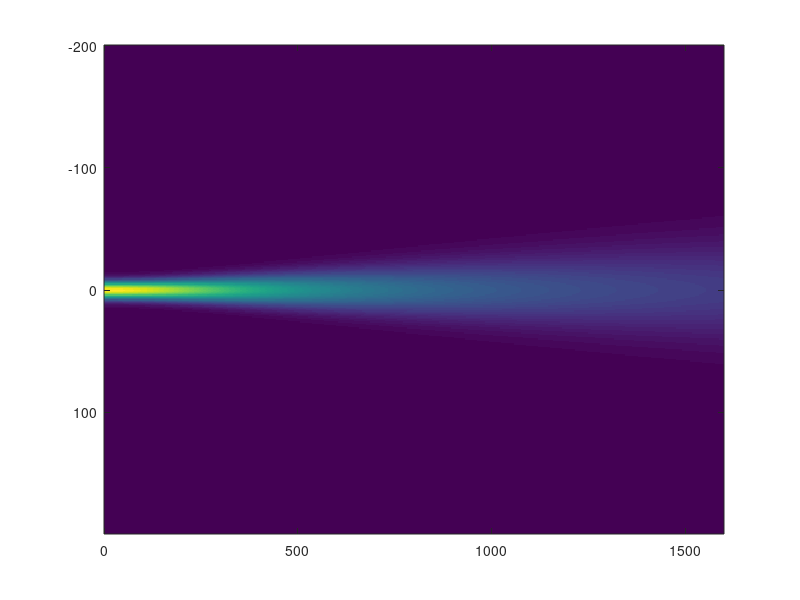
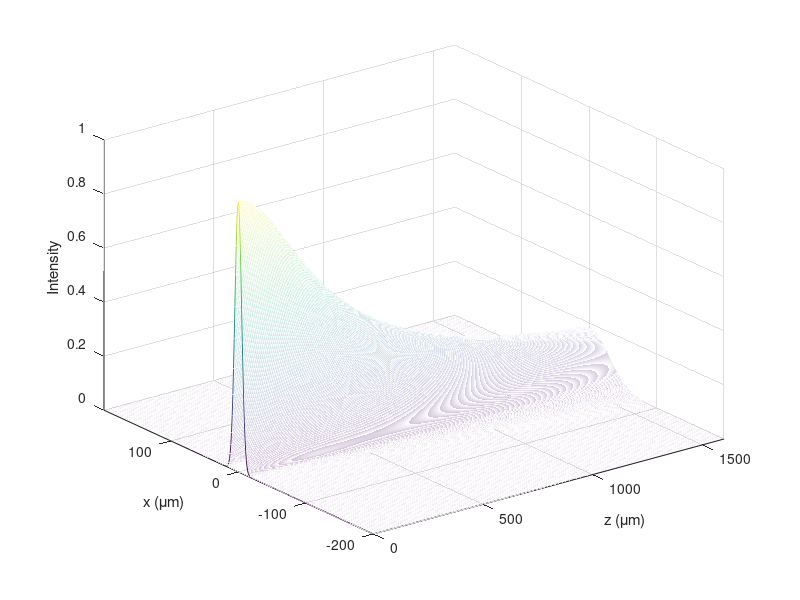

Here is the MATLAB script that generated these plots, in order: (Note: this script raises an error after producing the figures.)
clear
%%          Beam Propagaton Method

%%          Initialization

zo = 0;                     % micrometer
zend = 1600;                % micrometer
z_mesh = 1;                 % micrometer
ratio = 1;
xo = -200;                  % micrometer
xend = -xo;                 % micrometer
x_mesh = z_mesh/ratio;      % micrometer
Lambda = 1.06;              % micrometer
wo = 10;                    % micrometer
no = 1;

x = xo:x_mesh:xend-x_mesh;
z = zo:z_mesh:zend-z_mesh;
Nz = length(z);
Nx = length(x);

ko = 2*pi/Lambda*no;
n = 1;
k = 2*pi/Lambda*n;
f = zeros(Nx);
f(:,1) = exp(-(x/wo).^2);

%% Define L matrix
L = zeros(Nx);
for i=1:Nx
    L(i,i)=-2+(ko^2-k^2)*x_mesh^2; % in free space^2 - in material^2
end
for i=2:(Nx)
    L(i,i-1)=1;
    L(i-1,i)=1;
end
L = (1/x_mesh^2)*L;
%%
E = eye(Nx);


%% Psi evolution

const_to_simplify = (pinv(E-x_mesh*L/(4*1j*ko))*(E+x_mesh*L/(4*1j*ko)));
% const_to_simplify(find(const_to_simplify<1e-14))=0
for i=1:Nz-1
% for i=1:2

f(:,i+1)= const_to_simplify*f(:,i);
% disp(i)
end


[Z, X] = meshgrid(z,x);
I = conj(f).*f;
% I= real(f);


figure('Name','Profile Numeric Gaussian Beam','NumberTitle','off'), imagesc(z,x,I)
figure('Name','Numeric Gaussian Beam','NumberTitle','off');
mesh(Z,X,(I));
axis tight;
shading interp;
xlabel ('z (\mum)');
ylabel ('x (\mum)');
% I_rf= real(f);

zlabel Intensity;
rotate3d on

% I_analytic = function_analytic_BMP(Lambda,wo,x,z,true);
% 
% figure('Name','Intensity Difference','NumberTitle','off');
% mesh(Z,X,((I-I_analytic).^2));
% figure('Name','Intensity Difference Profile','NumberTitle','off'), imagesc(z,x,(I-I_analytic).^2)
% axis tight;
% shading interp;
% xlabel ('z (\mum)');
% ylabel ('x (\mum)');
% zlabel Intensity;
% rotate3d on
% zlim([0,1]);
% xlim([0,zend]);
% ylim([xo,-xo]);

% disp(norm(I-I_analytic))

figure, imshow(theta_angle(I(1:size(I,1)/2,:),z,x))
ed = edge(theta_angle(I(1:size(I,1)/2,:),z,x));
ed = flipud(ed);
[yy1, xx1] = find(ed == 1);
figure, plot(xx1,yy1);

hold on
index = (xx1' >= max(xx1')/2);
p = polyfit(xx1(index)',yy1(index)',1);
yfit = p(2)+xx1'.*p(1)*1;
plot(xx1',yfit);
divergence_angle = atan(p(1));
disp(divergence_angle)